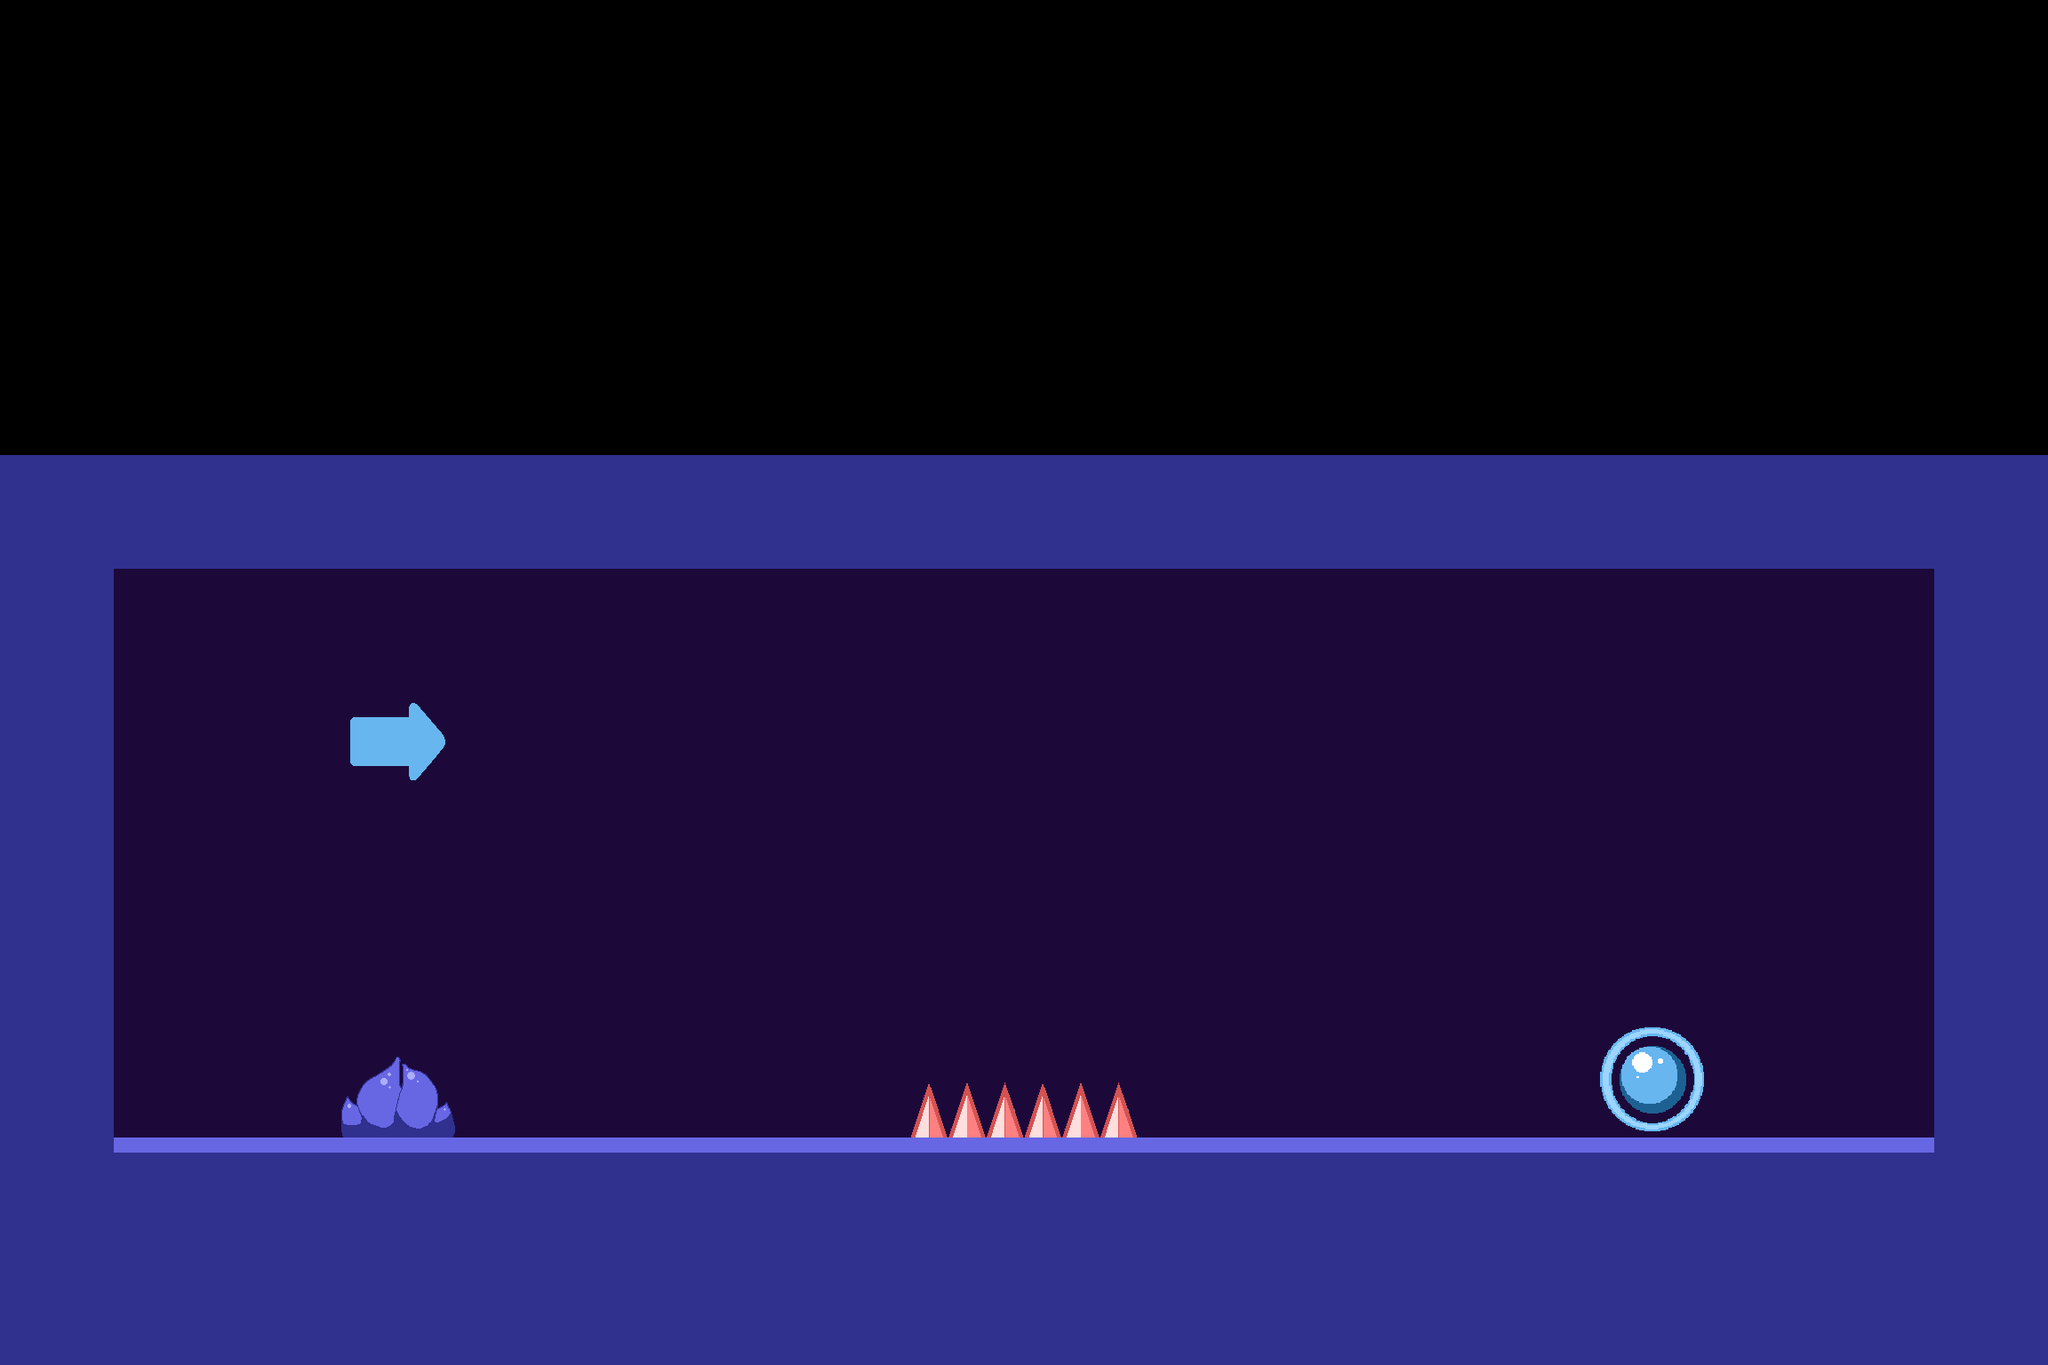

A 2D game scene composited from a Tiled map and its tileset images. What follows is a short description and the map's XML, with every tile layer's data as written:
An orthogonal 18x12 tile map with 128x128 px tiles, 6 tile layers (Background, Deathground, Player, Platforms, ...), 2 tilesets.

<map version="1.10" tiledversion="1.10.2" orientation="orthogonal" renderorder="right-down" width="18" height="12" tilewidth="128" tileheight="128" infinite="0" nextlayerid="7" nextobjectid="1">
 <editorsettings>
  <export target="map3.json" format="json" />
 </editorsettings>
 <tileset firstgid="1" source="tiles.tsx" />
 <tileset firstgid="26" source="tiles.tsx" />
 <layer id="4" name="Background" width="18" height="12">
  <data encoding="csv">
0,0,0,0,0,0,0,0,0,0,0,0,0,0,0,0,0,0,
0,0,0,0,0,0,0,0,0,0,0,0,0,0,0,0,0,0,
0,0,0,0,0,0,0,0,0,0,0,0,0,0,0,0,0,0,
0,0,0,0,0,0,0,0,0,0,0,0,0,0,0,0,0,0,
0,4,4,4,4,4,4,4,4,4,4,4,4,4,4,4,4,0,
0,4,4,4,4,4,4,4,4,4,4,4,4,4,4,4,4,0,
0,4,4,4,4,4,4,4,4,4,4,4,4,4,4,4,4,0,
0,4,4,4,4,4,4,4,4,4,4,4,4,4,4,4,4,0,
0,4,4,4,4,4,4,4,4,4,4,4,4,4,4,4,4,0,
0,4,4,4,4,4,4,4,4,4,4,4,4,4,4,4,4,0,
0,0,0,0,0,0,0,0,0,0,0,0,0,0,0,0,0,0,
0,0,0,0,0,0,0,0,0,0,0,0,0,0,0,0,0,0
</data>
 </layer>
 <layer id="5" name="Deathground" width="18" height="12">
  <data encoding="csv">
0,0,0,0,0,0,0,0,0,0,0,0,0,0,0,0,0,0,
0,0,0,0,0,0,0,0,0,0,0,0,0,0,0,0,0,0,
0,0,0,0,0,0,0,0,0,0,0,0,0,0,0,0,0,0,
0,0,0,0,0,0,0,0,0,0,0,0,0,0,0,0,0,0,
0,0,0,0,0,0,0,0,0,0,0,0,0,0,0,0,0,0,
0,0,0,0,0,0,0,0,0,0,0,0,0,0,0,0,0,0,
0,0,0,0,0,0,0,0,0,0,0,0,0,0,0,0,0,0,
0,0,0,0,0,0,0,0,0,0,0,0,0,0,0,0,0,0,
0,0,0,0,0,0,0,0,0,0,0,0,0,0,0,0,0,0,
0,0,0,0,0,0,0,0,35,35,0,0,0,0,0,0,0,0,
0,0,0,0,0,0,0,0,0,0,0,0,0,0,0,0,0,0,
0,0,0,0,0,0,0,0,0,0,0,0,0,0,0,0,0,0
</data>
 </layer>
 <layer id="2" name="Player" width="18" height="12">
  <properties>
   <property name="start_x" value="4" />
   <property name="start_y" value="3" />
  </properties>
  <data encoding="csv">
0,0,0,0,0,0,0,0,0,0,0,0,0,0,0,0,0,0,
0,0,0,0,0,0,0,0,0,0,0,0,0,0,0,0,0,0,
0,0,0,0,0,0,0,0,0,0,0,0,0,0,0,0,0,0,
0,0,0,0,0,0,0,0,0,0,0,0,0,0,0,0,0,0,
0,0,0,0,0,0,0,0,0,0,0,0,0,0,0,0,0,0,
0,0,0,0,0,0,0,0,0,0,0,0,0,0,0,0,0,0,
0,0,0,0,0,0,0,0,0,0,0,0,0,0,0,0,0,0,
0,0,0,0,0,0,0,0,0,0,0,0,0,0,0,0,0,0,
0,0,0,0,0,0,0,0,0,0,0,0,0,0,0,0,0,0,
0,0,0,0,0,0,0,0,0,0,0,0,0,0,0,0,0,0,
0,0,0,0,0,0,0,0,0,0,0,0,0,0,0,0,0,0,
0,0,0,0,0,0,0,0,0,0,0,0,0,0,0,0,0,0
</data>
 </layer>
 <layer id="1" name="Platforms" width="18" height="12">
  <data encoding="csv">
0,0,0,0,0,0,0,0,0,0,0,0,0,0,0,0,0,0,
0,0,0,0,0,0,0,0,0,0,0,0,0,0,0,0,0,0,
0,0,0,0,0,0,0,0,0,0,0,0,0,0,0,0,0,0,
0,0,0,0,0,0,0,0,0,0,0,0,0,0,0,0,0,0,
2,2,2,2,2,2,2,2,2,2,2,2,2,2,2,2,2,2,
2,0,0,0,0,0,0,0,0,0,0,0,0,0,0,0,0,2,
2,0,0,0,0,0,0,0,0,0,0,0,0,0,0,0,0,2,
2,0,0,0,0,0,0,0,0,0,0,0,0,0,0,0,0,2,
2,0,0,0,0,0,0,0,0,0,0,0,0,0,0,0,0,2,
2,0,0,0,0,0,0,0,0,0,0,0,0,0,0,0,0,2,
2,3,3,3,3,3,3,3,3,3,3,3,3,3,3,3,3,2,
2,2,2,2,2,2,2,2,2,2,2,2,2,2,2,2,2,2
</data>
 </layer>
 <layer id="3" name="Foreground" width="18" height="12">
  <data encoding="csv">
0,0,0,0,0,0,0,0,0,0,0,0,0,0,0,0,0,0,
0,0,0,0,0,0,0,0,0,0,0,0,0,0,0,0,0,0,
0,0,0,0,0,0,0,0,0,0,0,0,0,0,0,0,0,0,
0,0,0,0,0,0,0,0,0,0,0,0,0,0,0,0,0,0,
0,0,0,0,0,0,0,0,0,0,0,0,0,0,0,0,0,0,
0,0,0,0,0,0,0,0,0,0,0,0,0,0,0,0,0,0,
0,0,0,9,0,0,0,0,0,0,0,0,0,0,0,0,0,0,
0,0,0,0,0,0,0,0,0,0,0,0,0,0,0,0,0,0,
0,0,0,0,0,0,0,0,0,0,0,0,0,0,0,0,0,0,
0,0,0,6,0,0,0,0,0,0,0,0,0,0,0,0,0,0,
0,0,0,0,0,0,0,0,0,0,0,0,0,0,0,0,0,0,
0,0,0,0,0,0,0,0,0,0,0,0,0,0,0,0,0,0
</data>
 </layer>
 <layer id="6" name="Goal" width="18" height="12">
  <properties>
   <property name="x" value="15" />
   <property name="y" value="3" />
  </properties>
  <data encoding="csv">
0,0,0,0,0,0,0,0,0,0,0,0,0,0,0,0,0,0,
0,0,0,0,0,0,0,0,0,0,0,0,0,0,0,0,0,0,
0,0,0,0,0,0,0,0,0,0,0,0,0,0,0,0,0,0,
0,0,0,0,0,0,0,0,0,0,0,0,0,0,0,0,0,0,
0,0,0,0,0,0,0,0,0,0,0,0,0,0,0,0,0,0,
0,0,0,0,0,0,0,0,0,0,0,0,0,0,0,0,0,0,
0,0,0,0,0,0,0,0,0,0,0,0,0,0,0,0,0,0,
0,0,0,0,0,0,0,0,0,0,0,0,0,0,0,0,0,0,
0,0,0,0,0,0,0,0,0,0,0,0,0,0,0,0,0,0,
0,0,0,0,0,0,0,0,0,0,0,0,0,0,7,0,0,0,
0,0,0,0,0,0,0,0,0,0,0,0,0,0,0,0,0,0,
0,0,0,0,0,0,0,0,0,0,0,0,0,0,0,0,0,0
</data>
 </layer>
</map>
